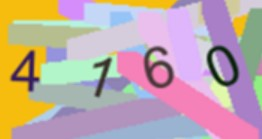
#> input picture handout/CAPTCHA/num2.jpg, 262 x 139 px
$ python 2ocr.py
#> lines starting #> are read from the running program, lines starting #| are printed output that depends on the picture; after the words box and inside, x2 and y2 are one past the last pixel; in counts of white or black regions, pixels touching at a corner belong together
import pytesseract
from PIL import Image
import cv2
def main():
    pytesseract.pytesseract.tesseract_cmd = r"C:\Program Files\Tesseract-OCR\tesseract.exe"
    img = cv2.imread('num2.jpg')
#> img is the input picture: shape (139, 262, 3); mean B, G, R 166.7, 169.2, 192.3
    gray = cv2.cvtColor(img, cv2.COLOR_BGR2GRAY)
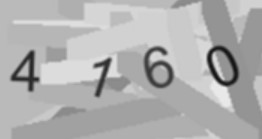
#> gray: shape (139, 262); min 19, max 238, mean 175.8
    ret, binary = cv2.threshold(gray, 0, 255, cv2.THRESH_OTSU) # 使用大津2質化，自動尋找
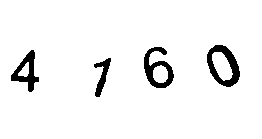
#> binary: shape (139, 262); 94.8% white; 4 black regions, box (x1, y1, x2, y2) and area: (207, 45, 240, 87) 612, (144, 47, 174, 88) 539, (11, 50, 39, 92) 464, (94, 58, 111, 97) 269
#> ret = 128
    img2 = Image.fromarray(cv2.cvtColor(binary, cv2.COLOR_BGR2RGB))
    img2.show()
    print(pytesseract.image_to_string(img2, lang="eng"))
#> (this line was passed over: pytesseract is not available in this run)


if __name__ == "__main__":
    main()

$ run again, with handout/CAPTCHA/num1.jpg copied over handout/CAPTCHA/num2.jpg
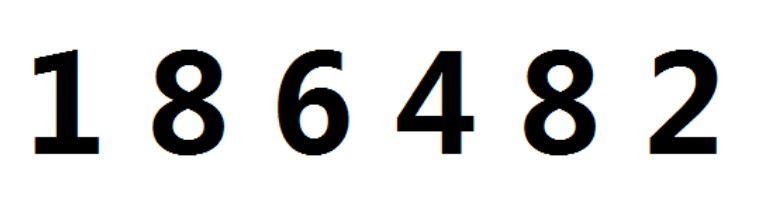
#> input picture handout/CAPTCHA/num1.jpg, 780 x 205 px
#> in main, img is the input picture: shape (205, 780, 3); mean B, G, R 216, 216, 215.9
#> in main, `gray = cv2.cvtColor(img, cv2.COLOR_BGR2GRAY)`:
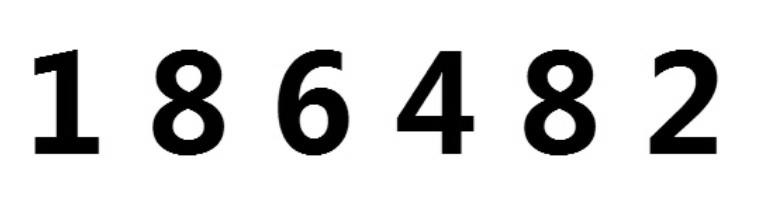
#> gray: shape (205, 780); min 0, max 255, mean 216
#> in main, `ret, binary = cv2.threshold(gray, 0, 255, cv2.THRESH_OTSU)`:
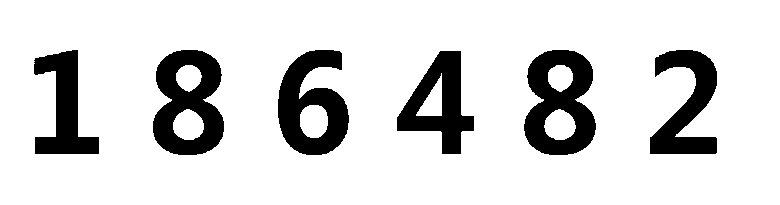
#> binary: shape (205, 780); 84.6% white; 6 black regions, box (x1, y1, x2, y2) and area: (524, 50, 596, 155) 4725, (153, 50, 224, 155) 4715, (278, 50, 349, 155) 4412, (397, 51, 474, 154) 3737, (650, 50, 717, 154) 3643, (34, 50, 99, 154) 3331
#> ret = 131
